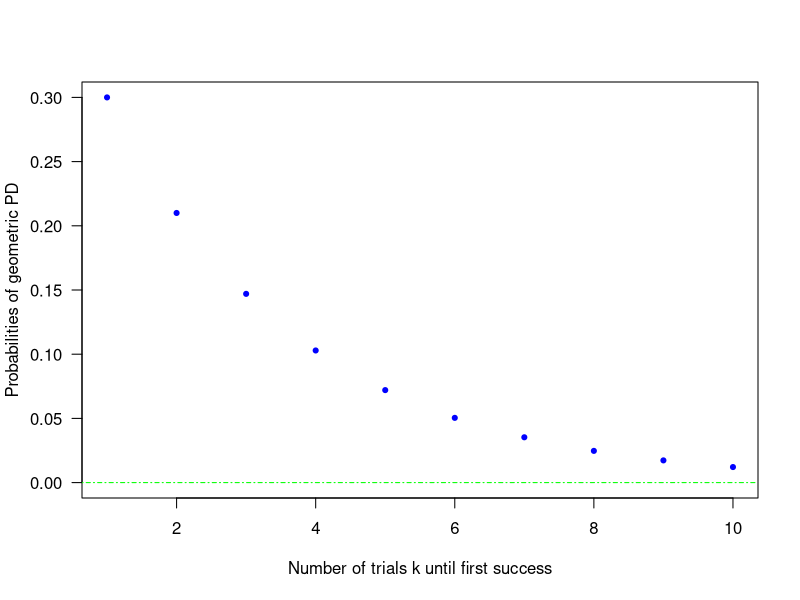

Write the R code that produced this figure.
print('file: PDsPDFsGeometricPDexample.R')
# geometric PD
h = 0.3        # probability of success in single trial
k = seq(1,10)  # number of trials until first success
pgeo = dgeom(k-1,h)
# dgeom(x, prob, log = FALSE)
# x  vector of quantiles representing the number of failures in a sequence 
#    of Bernoulli trials before success occurs.
# Remark: number of failures before success = k-1 where 
#         k = number of trials until first success
# png('GeometricPD170214.png',width=16,height=12,units='cm',res=300)
plot(k,pgeo,type='p',lwd=3,col='blue',xlab='Number of trials k until first success',
     ylab='Probabilities of geometric PD',las=1,cex=0.4,ylim=c(0,max(pgeo)))
abline(h=0,col='green',lty=4)
# dev.off()
